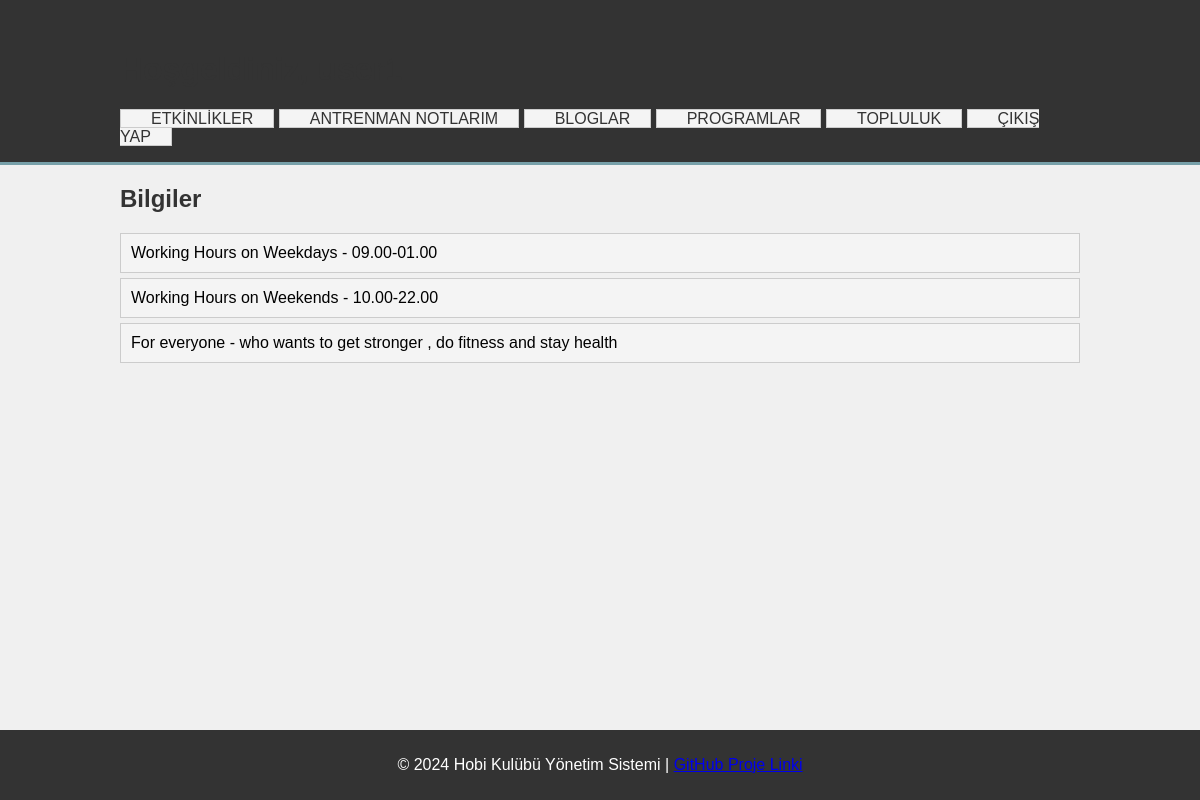
/dashboard.php (signed in), run on the app's committed database.
### tables this page shows
CREATE TABLE `info` (
  `id` int(11) NOT NULL,
  `type` varchar(255) DEFAULT NULL,
  `title` varchar(255) DEFAULT NULL,
  `content` text DEFAULT NULL,
  `created_by` int(11) DEFAULT NULL,
  `created_at` timestamp NOT NULL DEFAULT current_timestamp()
);

### dashboard.php (the view, shortened to what this page needs)
<?php
include('config.php');
$username = $_SESSION['username'];
?>
<!DOCTYPE html>
<html lang="tr">
<head>
    <link rel="stylesheet" href="style.css">
</head>
<body>
    <header>
        <div class="container">
            <h1>Hoşgeldiniz, <?php echo htmlspecialchars($username); ?></h1>
            <nav>
                <ul>
                    <li><a href="list_events.php">Etkinlikler</a></li>
                    <li><a href="workout_notes.php">Antrenman Notlarım</a></li>
                    <li><a href="list_blogs.php">Bloglar</a></li>
                    <li><a href="programs.php">Programlar</a></li>
                    <li><a href="community_forum.php">Topluluk</a></li>
                    <li><a href="logout.php">Çıkış Yap</a></li>
                </ul>
            </nav>
        </div>
    </header>
    <div class="container">
        <h2>Bilgiler</h2>
        <ul>
            <?php
            $sql = "SELECT * FROM info";
            $stmt = $conn->prepare($sql);
            $stmt->execute();
            $result = $stmt->get_result();
            while ($row = $result->fetch_assoc()) {
                echo "<li>" . htmlspecialchars($row['title']) . " - " . htmlspecialchars($row['content']);
                echo "</li>";
            }
            ?>
        </ul>
    </div>
    <footer>
        <p>&copy; 2024 Hobi Kulübü Yönetim Sistemi | <a href="https://github.com/UmutKocatepe/Gym-Kulubu-Yonetim-Uygulamasi.git">GitHub Proje Linki</a></p>
    </footer>
</body>
</html>

### style.css (style rules this page uses)
body { font-family: Arial, sans-serif; background-color: #f0f0f0; margin: 0; padding: 0; }
.container { width: 80%; margin: auto; overflow: hidden; }
header { background: #333; color: #fff; padding-top: 30px; min-height: 70px; border-bottom: #77A0A9 3px solid; }
header a { color: #fff; text-decoration: none; text-transform: uppercase; font-size: 16px; }
header ul { padding: 0; list-style: none; }
header ul li { display: inline; padding: 0 20px 0 20px; }
footer { background: #333; color: #fff; text-align: center; padding: 10px 0; position: fixed; bottom: 0; width: 100%; }
h1, h2 { color: #333; }
ul { list-style: none; padding: 0; }
ul li { background: #f4f4f4; margin: 5px 0; padding: 10px; border: #ccc 1px solid; }
ul li a { color: #333; text-decoration: none; margin-left: 10px; }

### data on the page
info: title "Working Hours on Weekdays", content "09.00-01.00"
info: title "Working Hours on Weekends", content "10.00-22.00"
info: title "For everyone", content "who wants to get stronger , do fitness and stay health"
